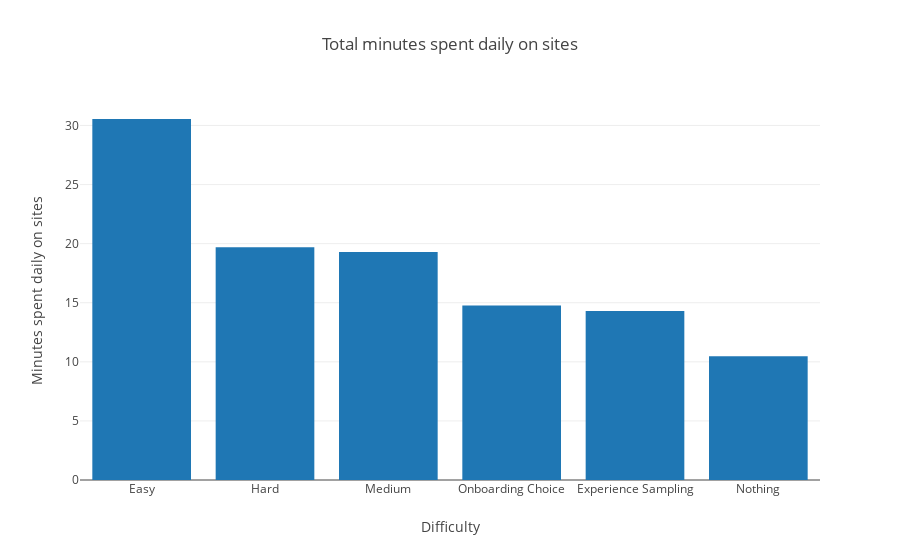

Here is the notebook cell this chart was saved with:
### Code cell
#from plot_utils import *
plot_dict_as_bar(condition_to_mlengths, title='Total minutes spent daily on sites', xlabel='Difficulty', ylabel='Minutes spent daily on sites', remap_labels={'survey_nochoice_nothing': 'Nothing', 'survey_nochoice_easy': 'Easy', 'survey_nochoice_medium': 'Medium', 'survey_nochoice_hard': 'Hard', 'survey': 'Experience Sampling', 'nodefault_forcedchoice_userchoice': 'Onboarding Choice'})

### Figure 1 — Plotly figure (JSON) as saved in the notebook; plotly's stock layout.template omitted (floating-point values rounded to 4 significant figures)
{"data": [{"type": "bar", "uid": "783bf529-f07b-4cac-8532-271ea89db74d", "x": ["Easy", "Hard", "Medium", "Onboarding Choice", "Experience Sampling", "Nothing"], "y": [30.55, 19.7, 19.3, 14.77, 14.29, 10.47]}], "layout": {"title": {"text": "Total minutes spent daily on sites"}, "xaxis": {"title": {"text": "Difficulty"}}, "yaxis": {"title": {"text": "Minutes spent daily on sites"}}}}
